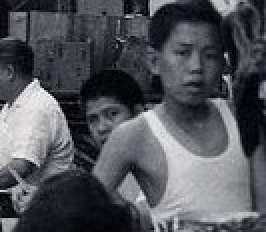
#> input picture bw_images/old_photo_3.jpg, 133 x 116 px (shown 2 times larger)
$ python noising_images.py
#> lines starting #> are read from the running program, lines starting #| are printed output that depends on the picture
import os
import shutil
import numpy as np
import cv2
from skimage.measure import block_reduce


# Generates 50 images based on image in /bw_images
# Then saves all noised and original image in noised_data

# set drive to root, above /methods
os.chdir("..")

# make new folder to put new photos in
new_folder = os.path.abspath(os.curdir) + "\\noisy_images"
if not os.path.isdir(new_folder):
    os.makedirs(new_folder)
else:
    # because os.rmdir() only works if the directory is empty
    # shutil.rmtree(new_folder) will remove directory + contents
    shutil.rmtree(new_folder)
    os.makedirs(new_folder)


# read in image in original folder, write original to new folder
original_img = cv2.imread('bw_images/old_photo_3.jpg', 0)
#> original_img: shape (116, 133); min 0, max 254, mean 84.2
# downsample
# block_reduce(image, block_size=(3, 3), func=np.mean)
'''
cv2.imshow("img", original_img)
cv2.waitKey(0)
cv2.destroyAllWindows()
'''
# cv2.imwrite('noisy_images/new_image_0.png', original_img)

# function to randomly add some kind of noise
# set seed first
np.random.seed(361)

def add_noise(image):
    '''
    Handles 4 different kinds of noise, and chooses one randomly.
    '''
    noise_type = np.random.randint(1,3, size=1)[0]
    # print(noise_type)
    noisy = image
    if noise_type == 1:
        # gaussian noise
        noise_intensity = np.random.randint(100, 400, size=1)[0]
        row, col = image.shape
        gauss = np.random.normal(0, noise_intensity, (row, col))
        gauss = gauss.reshape(row, col)
        noisy = image + gauss

    elif noise_type == 2:
        # blurring
        blur_intensity = np.random.randint(10, 50, size=1)[0]
        noisy = cv2.blur(image, (blur_intensity, blur_intensity))

    elif noise_type == 3:
        # speckle noise
        row, col = image.shape
        speckle = np.random.randn(row, col)
        speckle = speckle.reshape(row, col)
        noisy = image + image * speckle


    elif noise_type == 4:
        # poisson noise
        noise_mask = np.random.poisson(image)
        noisy = image + noise_mask

    new_img = noisy
    return new_img

# loop to create, then write, images to new folder
for i in range(1, 51):
    img_name = "noisy_images/new_image_" + str(i) + ".png"
    noised_img = add_noise(original_img)
    '''
    cv2.imshow("img", noised_img)
    cv2.waitKey(0)
    cv2.destroyAllWindows()
    '''
    cv2.imwrite(img_name, noised_img)
#> this loop made 50 passes
#> pass 1, in add_noise, `noisy = cv2.blur(image, (blur_intensity, blur_intensity))`:
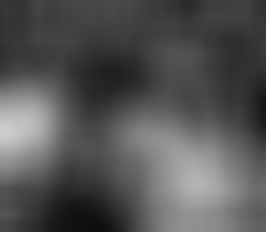
#> noisy: shape (116, 133) (shown 2 times larger); min 14, max 206, mean 84.3
#> pass 2, in add_noise (call 2), `noisy = image + gauss`:
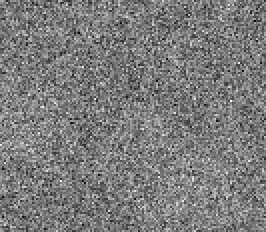
#> noisy: shape (116, 133) float64 (shown 2 times larger); min -1341.9, max 1577.4, mean 80.5; drawn with min black and max white
#> pass 2, `cv2.imwrite(img_name, noised_img)`:
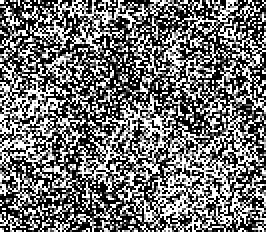
#> saved as new_image_2.png: shape (116, 133) (shown 2 times larger); min 0, max 255, mean 114.6
#> pass 3, in add_noise (call 3), `noisy = image + gauss`:
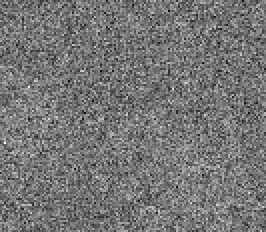
#> noisy: shape (116, 133) float64 (shown 2 times larger); min -1387.5, max 1795.7, mean 87.8; drawn with min black and max white

$ run again, with bw_images/old_photo_2.jpg copied over bw_images/old_photo_3.jpg
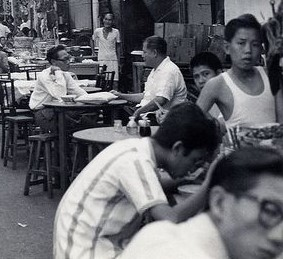
#> input picture bw_images/old_photo_2.jpg, 283 x 259 px
#> the loop `for i in range(1, 51):` made 50 passes
#> pass 1, in add_noise, `noisy = cv2.blur(image, (blur_intensity, blur_intensity))`:
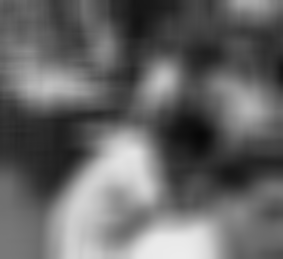
#> noisy: shape (259, 283); min 8, max 236, mean 102.2
#> pass 3, in add_noise (call 3), `noisy = image + gauss`:
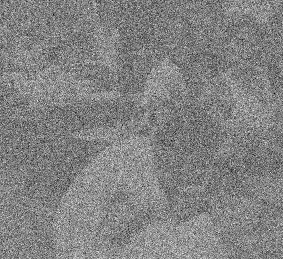
#> noisy: shape (259, 283) float64; min -796.5, max 955.6, mean 102.6; drawn with min black and max white

$ run again, with bw_images/old_photo_4.jpg copied over bw_images/old_photo_3.jpg
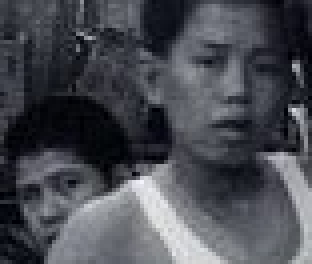
#> input picture bw_images/old_photo_4.jpg, 78 x 66 px (shown 4 times larger)
#> the loop `for i in range(1, 51):` made 50 passes
#> pass 1, in add_noise, `noisy = cv2.blur(image, (blur_intensity, blur_intensity))`:
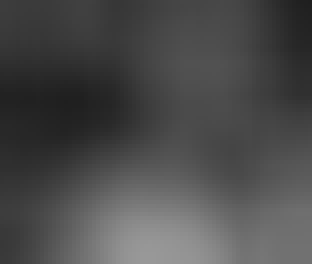
#> noisy: shape (66, 78) (shown 4 times larger); min 31, max 152, mean 75
#> pass 3, in add_noise (call 3), `noisy = image + gauss`:
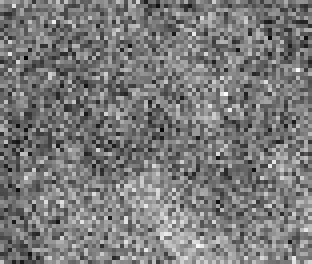
#> noisy: shape (66, 78) float64 (shown 4 times larger); min -312.4, max 488.7, mean 72.7; drawn with min black and max white

$ run again, with bw_images/old_photo.jpg copied over bw_images/old_photo_3.jpg
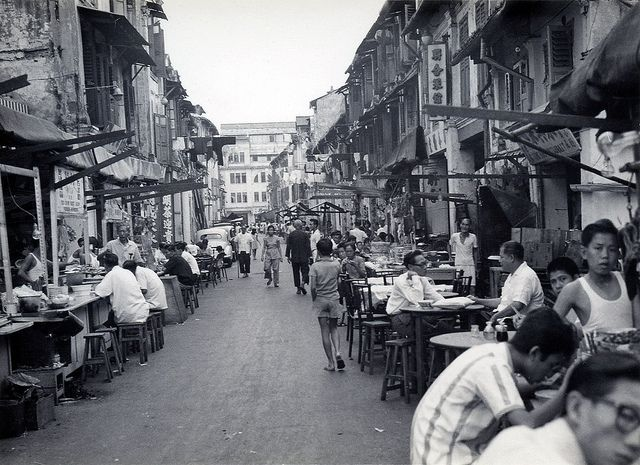
#> input picture bw_images/old_photo.jpg, 640 x 465 px
#> the loop `for i in range(1, 51):` made 50 passes
#> pass 1, in add_noise, `noisy = cv2.blur(image, (blur_intensity, blur_intensity))`:
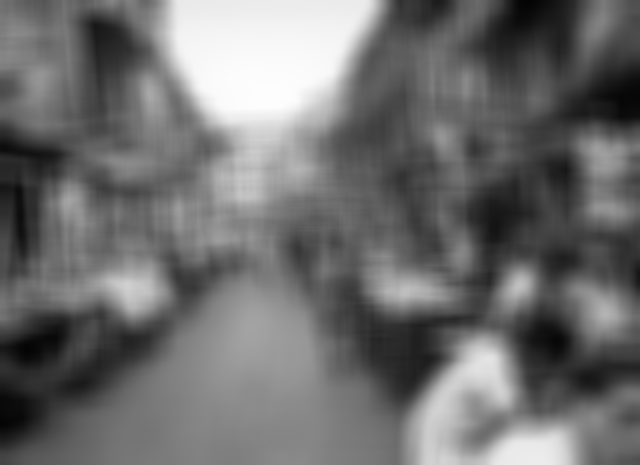
#> noisy: shape (465, 640); min 4, max 253, mean 110.1
#> pass 3, in add_noise (call 3), `noisy = image + gauss`:
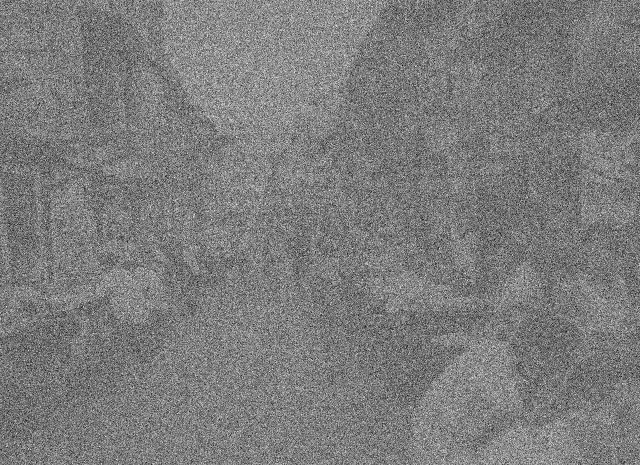
#> noisy: shape (465, 640) float64; min -849.2, max 1110, mean 109.9; drawn with min black and max white
